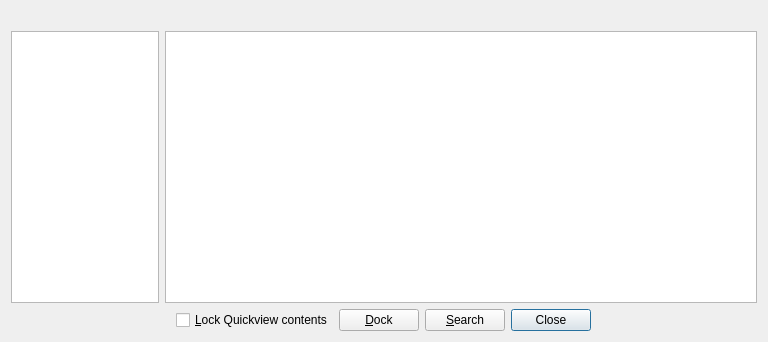
<?xml version="1.0" encoding="UTF-8"?>
<ui version="4.0">
 <class>Quickview</class>
 <widget class="QDialog" name="Quickview">
  <property name="geometry">
   <rect>
    <x>0</x>
    <y>0</y>
    <width>768</width>
    <height>342</height>
   </rect>
  </property>
  <property name="sizePolicy">
   <sizepolicy hsizetype="Expanding" vsizetype="Expanding">
    <horstretch>0</horstretch>
    <verstretch>0</verstretch>
   </sizepolicy>
  </property>
  <property name="windowTitle">
   <string>Quickview</string>
  </property>
  <layout class="QGridLayout" name="main_grid_layout">
   <item row="0" column="0">
    <widget class="QLabel" name="items_label">
     <property name="buddy">
      <cstring>items</cstring>
     </property>
    </widget>
   </item>
   <item row="1" column="0">
    <widget class="QListWidget" name="items">
     <property name="sizePolicy">
      <sizepolicy hsizetype="Expanding" vsizetype="Expanding" >
       <horstretch>1</horstretch>
       <verstretch>0</verstretch>
      </sizepolicy>
     </property>
    </widget>
   </item>
   <item row="0" column="1">
    <widget class="QLabel" name="books_label">
     <property name="buddy">
      <cstring>books_table</cstring>
     </property>
    </widget>
   </item>
   <item row="1" column="1">
    <widget class="QTableWidget" name="books_table">
     <property name="sizePolicy">
      <sizepolicy hsizetype="Expanding" vsizetype="Expanding" >
       <horstretch>4</horstretch>
       <verstretch>0</verstretch>
      </sizepolicy>
     </property>
     <property name="columnCount">
      <number>0</number>
     </property>
     <property name="rowCount">
      <number>0</number>
     </property>
    </widget>
   </item>
   <item row="3" column="0" colspan="2">
    <layout class="QHBoxLayout">
     <item>
      <spacer>
       <property name="orientation">
        <enum>Qt::Horizontal</enum>
       </property>
       <property name="sizeHint" stdset="0">
        <size>
         <width>200</width>
         <height>0</height>
        </size>
       </property>
      </spacer>
     </item>
     <item>
      <widget class="QCheckBox" name="lock_qv">
       <property name="text">
        <string>&amp;Lock Quickview contents</string>
       </property>
       <property name="toolTip">
        <string>&lt;p&gt;Select to prevent Quickview from changing content when the
        selection on the library view is changed&lt;/p&gt;</string>
       </property>
      </widget>
     </item>
     <item>
      <spacer>
       <property name="orientation">
        <enum>Qt::Horizontal</enum>
       </property>
       <property name="sizeHint" stdset="0">
        <size>
         <width>20</width>
         <height>0</height>
        </size>
       </property>
      </spacer>
     </item>
     <item>
      <widget class="QPushButton" name="dock_button">
       <property name="text">
        <string>&amp;Dock</string>
       </property>
       <property name="autoDefault">
        <bool>false</bool>
       </property>
      </widget>
     </item>
     <item>
      <spacer>
       <property name="orientation">
        <enum>Qt::Horizontal</enum>
       </property>
       <property name="sizeHint" stdset="0">
        <size>
         <width>0</width>
         <height>0</height>
        </size>
       </property>
      </spacer>
     </item>
     <item>
      <widget class="QPushButton" name="search_button">
       <property name="text">
        <string>&amp;Search</string>
       </property>
       <property name="toolTip">
        <string>Search in the library view for the currently highlighted selection</string>
       </property>
       <property name="autoDefault">
        <bool>false</bool>
       </property>
      </widget>
     </item>
     <item>
      <spacer>
       <property name="orientation">
        <enum>Qt::Horizontal</enum>
       </property>
       <property name="sizeHint" stdset="0">
        <size>
         <width>0</width>
         <height>0</height>
        </size>
       </property>
      </spacer>
     </item>
     <item>
      <widget class="QDialogButtonBox" name="buttonBox">
       <property name="standardButtons">
        <set>QDialogButtonBox::Close</set>
       </property>
       <property name="centerButtons">
        <bool>false</bool>
       </property>
      </widget>
     </item>
     <item>
      <spacer>
       <property name="orientation">
        <enum>Qt::Horizontal</enum>
       </property>
       <property name="sizeHint" stdset="0">
        <size>
         <width>200</width>
         <height>0</height>
        </size>
       </property>
      </spacer>
     </item>
    </layout>
   </item>
  </layout>
 </widget>
 <resources/>
 <connections>
  <connection>
   <sender>buttonBox</sender>
   <signal>rejected()</signal>
   <receiver>Quickview</receiver>
   <slot>reject()</slot>
   <hints>
    <hint type="sourcelabel">
     <x>297</x>
     <y>217</y>
    </hint>
    <hint type="destinationlabel">
     <x>286</x>
     <y>234</y>
    </hint>
   </hints>
  </connection>
 </connections>
</ui>
